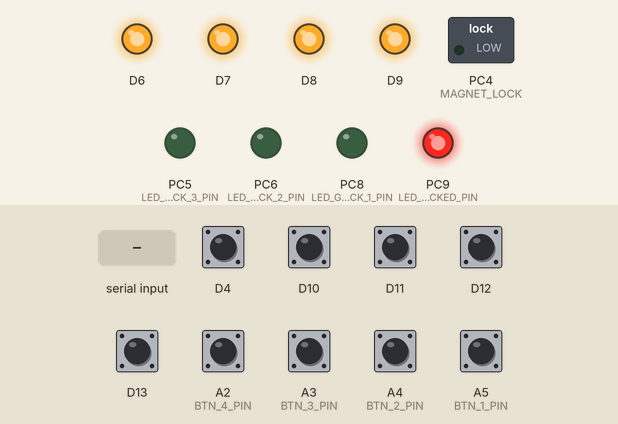
This program was run on a simulated STM32 Nucleo. Parts: switched loads named in the program (green lamp = pin HIGH), output pins drawn as LEDs (lit = HIGH). Inputs (shaded band) come from the test bench; at power-on: A2 (BTN_4_PIN), A3 (BTN_3_PIN), A4 (BTN_2_PIN), A5 (BTN_1_PIN), D4, D10–13 HIGH. What the program prints to the serial monitor is not drawn.

Above: at 1.2 s.
1.3 s: "1" received over Serial
At 2.2 s:
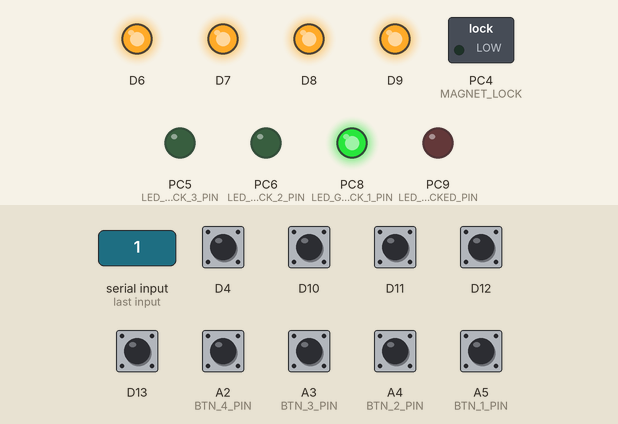
2.8 s: A2 (BTN_4_PIN) pulled LOW for 0.15 s
At 3.4 s:
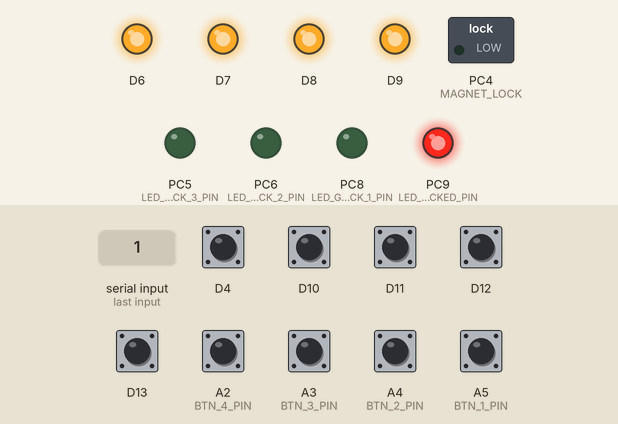
4.4 s: A5 (BTN_1_PIN) pulled LOW for 0.15 s
At 5.6 s:
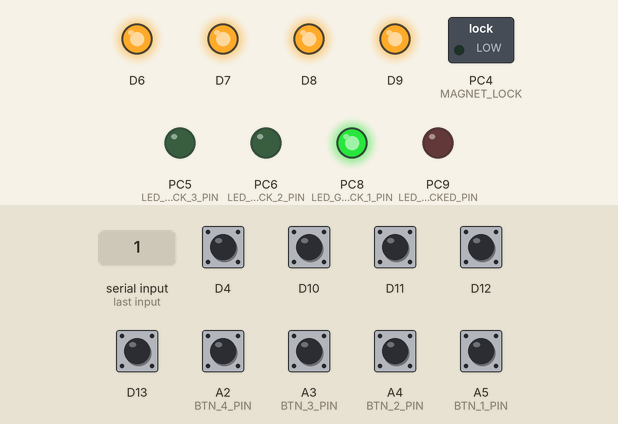
6.0 s: A4 (BTN_2_PIN) pulled LOW for 0.15 s
At 7.0 s:
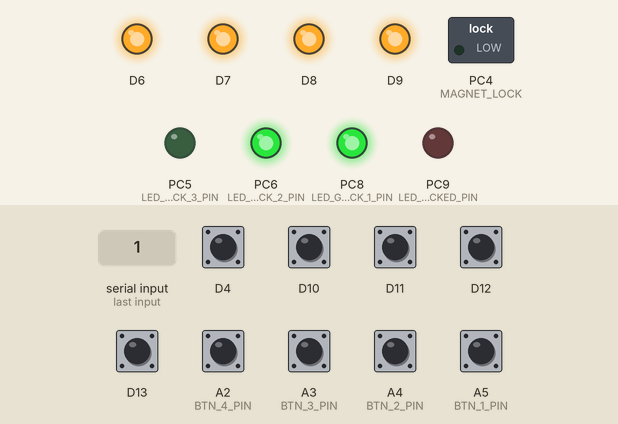
7.6 s: A3 (BTN_3_PIN) pulled LOW for 0.15 s
At 8.2 s:
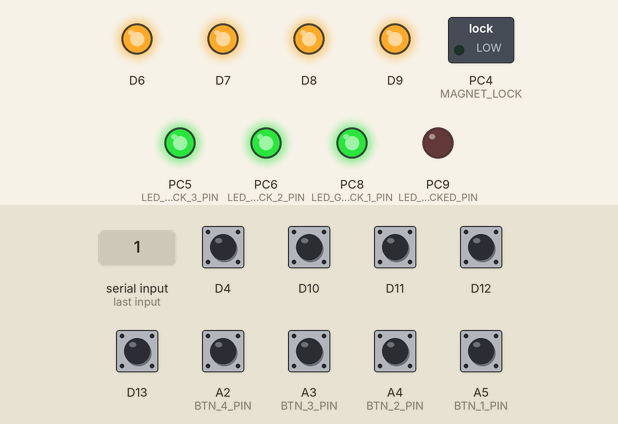
9.2 s: A2 (BTN_4_PIN) pulled LOW for 1 s
At 10.6 s:
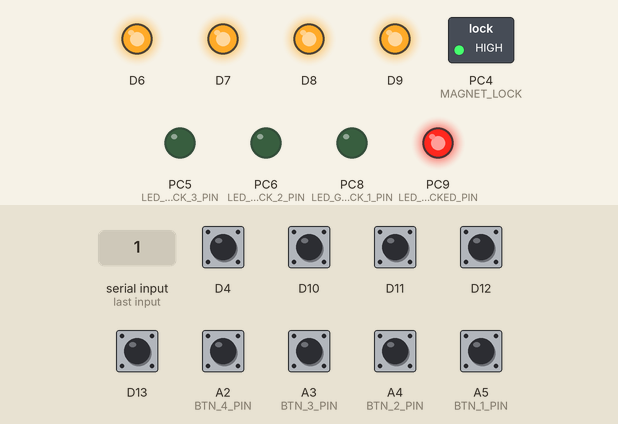
Timing chart, 0 to 15.7 s (numbered marks = the images above; inputs shaded):
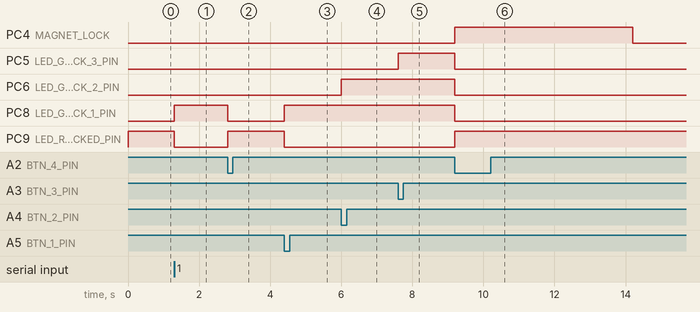

Measured:
- after the input at 1.3 s, PC8 (LED_GREEN_LOCK_1_PIN): LOW → HIGH at once; PC9 (LED_RED_LOCKED_PIN): HIGH → LOW at once
- after the input at 2.8 s, PC8 (LED_GREEN_LOCK_1_PIN): HIGH → LOW at once; PC9 (LED_RED_LOCKED_PIN): LOW → HIGH at once
- after the input at 4.4 s, PC8 (LED_GREEN_LOCK_1_PIN): LOW → HIGH at once; PC9 (LED_RED_LOCKED_PIN): HIGH → LOW at once
- after the input at 6.0 s, PC6 (LED_GREEN_LOCK_2_PIN): LOW → HIGH at once
- after the input at 7.6 s, PC5 (LED_GREEN_LOCK_3_PIN): LOW → HIGH at once
- after the input at 9.2 s, PC4 (MAGNET_LOCK): LOW → HIGH at once, → LOW 5.0 s later; PC5 (LED_GREEN_LOCK_3_PIN), PC6 (LED_GREEN_LOCK_2_PIN), PC8 (LED_GREEN_LOCK_1_PIN): HIGH → LOW at once; PC9 (LED_RED_LOCKED_PIN): LOW → HIGH at once

The program:

main.cpp
```cpp
#include <Arduino.h>
#include "state_machine.h"
#include "keypad.h"
#include "rotary_encoder.h"
#include "pin_defs.h"
#include "lock.h"


void led_setup();
void button_setup();
void check_buttons();
void check_states();


void setup()
{
  setup_TIM2();
  led_setup();
  button_setup();
  setup_encoder(RE_PIN_A, RE_PIN_B, RE_SW);
  keypad_setup_pins();
  Serial.begin(115200);
}

int32_t last_encoder_state = 0;

void loop()
{
  check_buttons();
  check_states();
  // Serial.printf("Counter: %d \n", counter);
  if (Serial.available()){
    uint8_t buf = Serial.read();
    if (buf == '1') {
      state_machine(INPUT_1_ACCEPTED);
    }
    if (buf == '2'){
      state_machine(INPUT_2_ACCEPTED);
    }
    if (buf == '3'){
      state_machine(INPUT_REFUSED);
    }
    //  ...
    Serial.printf("Received: %d\n", buf);
  }

  int32_t encoder_state = get_encoder_state();
  if (encoder_state != last_encoder_state) {
    Serial.printf("Encoder state: %d \n", encoder_state);
    last_encoder_state = encoder_state;
  }

}


void led_setup()
{
  // Define all leds as output
  pinMode(LED_RED_LOCKED_PIN, OUTPUT);
  pinMode(LED_GREEN_LOCK_1_PIN, OUTPUT);
  pinMode(LED_GREEN_LOCK_2_PIN, OUTPUT);
  pinMode(LED_GREEN_LOCK_3_PIN, OUTPUT);
  pinMode(MAGNET_LOCK, OUTPUT);
}

void button_setup()
{
  // Define all buttons as input. PULLUPs are used external
  pinMode(BTN_1_PIN, GPIO_PULLDOWN);
  pinMode(BTN_2_PIN, GPIO_PULLDOWN);
  pinMode(BTN_3_PIN, GPIO_PULLDOWN);
  pinMode(BTN_4_PIN, GPIO_PULLDOWN);
}


void check_buttons()
{
  if (LOW == digitalRead(BTN_1_PIN))
  {
    state_machine(INPUT_1_ACCEPTED);
  }

  if (LOW == digitalRead(BTN_2_PIN))
  {
    state_machine(INPUT_2_ACCEPTED);
  }

  if (LOW == digitalRead(BTN_3_PIN))
  {
    state_machine(INPUT_3_ACCEPTED);
  }

  if (LOW == digitalRead(BTN_4_PIN))
  {
    state_machine(INPUT_REFUSED);
    state_machine(OPEN_DOOR);
  }
}

void check_states()
{
  switch (state)
  {
  case SAFE_LOCKED:
    digitalWrite(LED_RED_LOCKED_PIN, HIGH);
    digitalWrite(LED_GREEN_LOCK_1_PIN, LOW);
    digitalWrite(LED_GREEN_LOCK_2_PIN, LOW);
    digitalWrite(LED_GREEN_LOCK_3_PIN, LOW);
    break;
  case LEVEL_1_UNLOCKED:
    digitalWrite(LED_RED_LOCKED_PIN, LOW);
    digitalWrite(LED_GREEN_LOCK_1_PIN, HIGH);
    digitalWrite(LED_GREEN_LOCK_2_PIN, LOW);
    digitalWrite(LED_GREEN_LOCK_3_PIN, LOW);

    if (char key = get_key())
    {
      Serial.printf("Keypad Key: %c \n", key);
    }
    break;
  case LEVEL_2_UNLOCKED:
    digitalWrite(LED_RED_LOCKED_PIN, LOW);
    digitalWrite(LED_GREEN_LOCK_1_PIN, HIGH);
    digitalWrite(LED_GREEN_LOCK_2_PIN, HIGH);
    digitalWrite(LED_GREEN_LOCK_3_PIN, LOW);
    break;
  case LEVEL_3_UNLOCKED:
    digitalWrite(LED_RED_LOCKED_PIN, LOW);
    digitalWrite(LED_GREEN_LOCK_1_PIN, HIGH);
    digitalWrite(LED_GREEN_LOCK_2_PIN, HIGH);
    digitalWrite(LED_GREEN_LOCK_3_PIN, HIGH);
    printf("Level 3");
    break;
  case SAFE_OPEN: //neues Case
    openDoor();

    state_machine(CLOSE_DOOR);
    printf("open door");
  default:
    break;
  }
}
```

lock.h
```cpp
#ifndef LOCK_H
#define LOCK_H

#include "HardwareTimer.h"

void setup_TIM2();
void TimerCallback();
void openDoor();


//extern void digitalWrite(uint32_t, uint32_t);
//extern int LOW;
//extern const int LED_BLUE_MAGNET_LOCK;  // Deklaration als extern

#endif // LOCK_H
```

pin_defs.h
```cpp
#ifndef PIN_DEFS_H
#define PIN_DEFS_H

// Pins for status LEDs
#define LED_RED_LOCKED_PIN PC9
#define LED_GREEN_LOCK_1_PIN PC8
#define LED_GREEN_LOCK_2_PIN PC6
#define LED_GREEN_LOCK_3_PIN PC5

//MAGNET_LOCK
#define MAGNET_LOCK PC4

// Pins for Testing buttons
#define BTN_1_PIN PC0
#define BTN_2_PIN PC1
#define BTN_3_PIN PB0
#define BTN_4_PIN PA4

// Pins for the Rotary Encoder
#define RE_PIN_A PB5
#define RE_PIN_B PA10
#define RE_SW PB3

// Pins for Keypad
#define KEYPAD_ROW_1 PA5
#define KEYPAD_ROW_2 PA6
#define KEYPAD_ROW_3 PA7
#define KEYPAD_ROW_4 PB6

#define KEYPAD_COL_1 PC7
#define KEYPAD_COL_2 PA9
#define KEYPAD_COL_3 PA8
#define KEYPAD_COL_4 PB10


#endif //PIN_DEFS_H
```

rotary_encoder.h
```cpp
#ifndef RE_H
#define RE_H

#include <inttypes.h>

void setup_encoder(uint8_t pinA, uint8_t pinB, uint8_t pinSW);
int32_t get_encoder_state();
void set_encoder_state(int32_t value);

#endif // RE_H
```

state_machine.h
```cpp
#ifndef STATE_MACHINE_H
#define STATE_MACHINE_H

typedef enum
{
  SAFE_LOCKED,
  LEVEL_1_UNLOCKED,
  LEVEL_2_UNLOCKED,
  LEVEL_3_UNLOCKED,
  SAFE_OPEN,
} State_t;

typedef enum
{
  INPUT_1_ACCEPTED,
  INPUT_2_ACCEPTED,
  INPUT_3_ACCEPTED,
  INPUT_REFUSED,
  OPEN_DOOR,
  CLOSE_DOOR,
} Event_t;

extern State_t state;

void state_machine(Event_t event);

#endif  // STATE_MACHINE_H
```

lock.cpp
```cpp
#include "lock.h"
#include "pin_defs.h"
#include "Arduino.h"

//--------------------------------------

HardwareTimer *MyTimer = new HardwareTimer(TIM2);  // Wahl des Timer

//-------------------------------------


void setup_TIM2()
{
  // Konfiguriere den Timer, aber starte ihn noch nicht
  MyTimer->setOverflow(5000000, MICROSEC_FORMAT);  // Timer für 5 Sekunden

  MyTimer->attachInterrupt(TimerCallback); // Callback-Funktion zuweisen
}


void TimerCallback()
{
  // Schalte den Pin auf LOW nach 5 Sekunden
  digitalWrite(MAGNET_LOCK, LOW);

  // Stoppe den Timer, bis der Taster erneut gedrückt wird
  MyTimer->pause();
}

void openDoor()
{
  // Taster wurde gedrückt, also schalte den Pin auf HIGH
  digitalWrite(MAGNET_LOCK, HIGH);

  // Starte den Timer, um nach 5 Sekunden den Pin wieder auszuschalten
  MyTimer->resume();
}
```

rotary_encocer.cpp
```cpp
#include "rotary_encoder.h"
#include "Arduino.h"

// uint64_t last_re_reading_time = 0;

uint8_t encoder_pinA = 0;
uint8_t encoder_pinB = 0;

volatile int32_t counter = 0;
void isr_re(void);

void setup_encoder(uint8_t pinA, uint8_t pinB, uint8_t pinSW)
{
    encoder_pinA = pinA;
    encoder_pinB = pinB;
    pinMode(pinA, INPUT_PULLUP);
    pinMode(pinB, INPUT_PULLUP);
    pinMode(pinSW, INPUT_PULLUP);

    attachInterrupt(pinA, isr_re, RISING); // Detect high->low and low->high edge
}
/// @brief get the current state of the encoders counter.
/// @return the current counter value.
int32_t get_encoder_state()
{
    return counter;
}

/// @brief set the encoder state to a new value.
/// @param value an int32_t value
void set_encoder_state(int32_t value)
{
    counter = value;
}

void isr_re()
{
    bool state_pinB = digitalRead(encoder_pinB);

    if (HIGH == state_pinB)
    {
        // counter clockwise
        counter--;
    }
    else
    {
        // clockwise
        counter++;
    }
}
```

state_machine.cpp
```cpp
#include "state_machine.h"

// globale Variablen
State_t state = SAFE_LOCKED;

void state_machine(Event_t event)
{
  switch (state)
  {
  case SAFE_LOCKED:
    if (INPUT_1_ACCEPTED == event)
    {
      state = LEVEL_1_UNLOCKED;
    }
    break;
  case LEVEL_1_UNLOCKED:
    if (INPUT_2_ACCEPTED == event)
    {
      state = LEVEL_2_UNLOCKED;
    }
    else if (INPUT_REFUSED == event)
    {
      state = SAFE_LOCKED;
    }
    break;
  case LEVEL_2_UNLOCKED:
    if (INPUT_3_ACCEPTED == event)
    {
      state = LEVEL_3_UNLOCKED;
    }
    else if (INPUT_REFUSED == event)
    {
      state = SAFE_LOCKED;
    }
    break;
  case LEVEL_3_UNLOCKED:
    if (OPEN_DOOR == event)
    {
      state = SAFE_OPEN;
    }
    break;
  case SAFE_OPEN:
    if (CLOSE_DOOR == event)
    {
      state = SAFE_LOCKED;
    }
    break;
  }
}
```

keypad.h
```cpp
#ifndef KEYPAD_H
#define KEYPAD_H

#include <inttypes.h>
#include "Arduino.h"
#include "pin_defs.h"

#define ROWS_NUM 4
#define COLS_NUM 4

#define DEBOUNCE_TIME 10
const char NO_KEY = '\0';

// Define the keymap
const char keymap[ROWS_NUM][COLS_NUM] = {
  {'1', '2', '3', 'A'},
  {'4', '5', '6', 'B'},
  {'7', '8', '9', 'C'},
  {'*', '0', '#', 'D'}
};

const int row_pins[ROWS_NUM] = {KEYPAD_ROW_1, KEYPAD_ROW_2, KEYPAD_ROW_3, KEYPAD_ROW_4};
const int col_pins[COLS_NUM] = {KEYPAD_COL_1, KEYPAD_COL_2, KEYPAD_COL_3, KEYPAD_COL_4};

void keypad_setup_pins();
uint8_t read_keys();
char map_key(uint8_t key);
char get_key();

#endif // KEYPAD_H
```

keypad.cpp
```cpp
#include "keypad.h"
uint64_t last_reading_time = 0;
uint8_t last_key = 0;

void keypad_setup_pins()
{
    // init all col pins as OUTPUT and set to HIGH.
    for (uint8_t c = 0; c < COLS_NUM; c++)
    {
        pinMode(col_pins[c], OUTPUT);
        digitalWrite(col_pins[c], HIGH);
    }

    // init all row pins as INPUT with a internal PULLUP
    for (uint8_t r = 0; r < ROWS_NUM; r++)
    {
        pinMode(row_pins[r], INPUT_PULLUP);
    }
}

char get_key()
{
    char key = NO_KEY;
    if ((millis() - last_reading_time) > DEBOUNCE_TIME)
    {
        uint8_t current_key = read_keys();
        if (last_key != current_key)
        {
            key = map_key(current_key);
            last_key = current_key;
        }
        last_reading_time = millis();
    }

    return key;
}

// returns a value between 0 and 16
uint8_t read_keys()
{
    uint8_t key = 0;
    for (uint8_t c = 0; c < COLS_NUM; c++)
    {
        digitalWrite(col_pins[c], LOW);

        for (uint8_t r = 0; r < ROWS_NUM; r++)
        {
            if (LOW == digitalRead(row_pins[r]))
            {
                key = (c + 1) + (4 * r);
            }
        }

        digitalWrite(col_pins[c], HIGH);
    }
    return key;
}

char map_key(uint8_t key)
{
    if(key >= 1 and key <=16){
        key--;  // to get a range from 0 to 15
        uint8_t row = key / 4;
        uint8_t col = key % 4; // Modulo operator gibt REST zurück bei Division durch 4.
        return keymap[row][col];
    }
    return NO_KEY;
}
```
